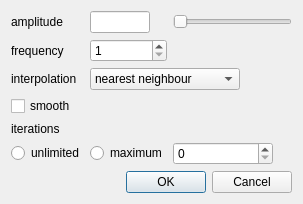
<?xml version="1.0" encoding="UTF-8"?>
<ui version="4.0">
 <class>PerlinDialog</class>
 <widget class="QDialog" name="PerlinDialog">
  <property name="geometry">
   <rect>
    <x>0</x>
    <y>0</y>
    <width>303</width>
    <height>182</height>
   </rect>
  </property>
  <property name="windowTitle">
   <string>Dialog</string>
  </property>
  <layout class="QGridLayout" name="gridLayout">
   <item row="0" column="2">
    <widget class="QLineEdit" name="amplitude_value">
     <property name="maximumSize">
      <size>
       <width>60</width>
       <height>16777215</height>
      </size>
     </property>
     <property name="readOnly">
      <bool>true</bool>
     </property>
    </widget>
   </item>
   <item row="0" column="3">
    <widget class="QSlider" name="amplitude_slider">
     <property name="maximum">
      <number>127</number>
     </property>
     <property name="orientation">
      <enum>Qt::Horizontal</enum>
     </property>
    </widget>
   </item>
   <item row="5" column="0">
    <widget class="QLabel" name="label_3">
     <property name="text">
      <string>iterations</string>
     </property>
    </widget>
   </item>
   <item row="7" column="3">
    <widget class="QSpinBox" name="max_iterations">
     <property name="maximumSize">
      <size>
       <width>100</width>
       <height>16777215</height>
      </size>
     </property>
    </widget>
   </item>
   <item row="2" column="2" colspan="2">
    <widget class="QComboBox" name="interpolation_combo">
     <property name="maximumSize">
      <size>
       <width>150</width>
       <height>16777215</height>
      </size>
     </property>
     <item>
      <property name="text">
       <string>nearest neighbour</string>
      </property>
     </item>
     <item>
      <property name="text">
       <string>linear</string>
      </property>
     </item>
     <item>
      <property name="text">
       <string>sine</string>
      </property>
     </item>
    </widget>
   </item>
   <item row="0" column="0">
    <widget class="QLabel" name="label">
     <property name="text">
      <string>amplitude</string>
     </property>
    </widget>
   </item>
   <item row="2" column="0">
    <widget class="QLabel" name="label_2">
     <property name="text">
      <string>interpolation</string>
     </property>
    </widget>
   </item>
   <item row="10" column="2" colspan="2">
    <widget class="QDialogButtonBox" name="buttonBox">
     <property name="orientation">
      <enum>Qt::Horizontal</enum>
     </property>
     <property name="standardButtons">
      <set>QDialogButtonBox::Cancel|QDialogButtonBox::Ok</set>
     </property>
    </widget>
   </item>
   <item row="4" column="0">
    <widget class="QCheckBox" name="smooth">
     <property name="text">
      <string>smooth</string>
     </property>
    </widget>
   </item>
   <item row="7" column="0">
    <widget class="QRadioButton" name="radio_unlimited">
     <property name="text">
      <string>unlimited</string>
     </property>
    </widget>
   </item>
   <item row="7" column="2">
    <widget class="QRadioButton" name="radio_maximum">
     <property name="text">
      <string>maximum</string>
     </property>
    </widget>
   </item>
   <item row="1" column="0">
    <widget class="QLabel" name="label_4">
     <property name="text">
      <string>frequency</string>
     </property>
    </widget>
   </item>
   <item row="1" column="2">
    <widget class="QSpinBox" name="frequency">
     <property name="minimum">
      <number>1</number>
     </property>
     <property name="maximum">
      <number>65536</number>
     </property>
    </widget>
   </item>
  </layout>
 </widget>
 <resources/>
 <connections>
  <connection>
   <sender>buttonBox</sender>
   <signal>accepted()</signal>
   <receiver>PerlinDialog</receiver>
   <slot>accept()</slot>
   <hints>
    <hint type="sourcelabel">
     <x>248</x>
     <y>254</y>
    </hint>
    <hint type="destinationlabel">
     <x>157</x>
     <y>274</y>
    </hint>
   </hints>
  </connection>
  <connection>
   <sender>buttonBox</sender>
   <signal>rejected()</signal>
   <receiver>PerlinDialog</receiver>
   <slot>reject()</slot>
   <hints>
    <hint type="sourcelabel">
     <x>316</x>
     <y>260</y>
    </hint>
    <hint type="destinationlabel">
     <x>286</x>
     <y>274</y>
    </hint>
   </hints>
  </connection>
 </connections>
</ui>
